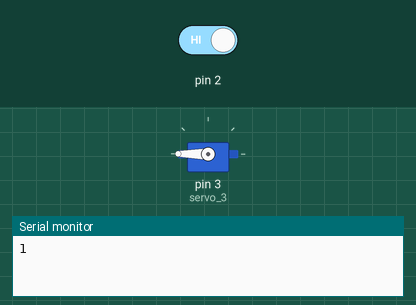
The sketch below on a simulated Arduino Uno, built with avr-gcc and run on an emulated ATmega328P. On the bench: servo, the last lines printed to the serial monitor. Inputs (shaded band) come from the test bench; at power-on: pin 2 HIGH.

Above: at 1.4 s.
1.5 s: pin 2 driven LOW
At 2.8 s:
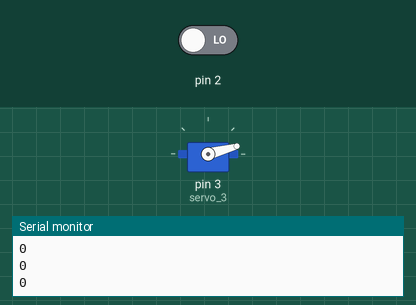
3.2 s: pin 2 driven HIGH
At 4.1 s:
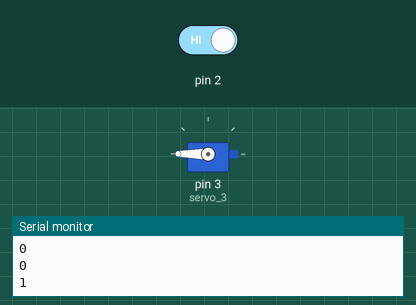
Timing chart, 0 to 6.2 s (numbered marks = the images above; inputs shaded):
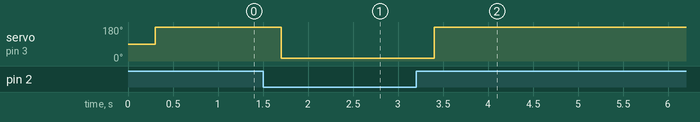

Measured:
- after the input at 1.5 s, servo on pin 3 (servo_3): 180° → 15° after 0.20 s
- after the input at 3.2 s, servo on pin 3 (servo_3): 15° → 180° after 0.20 s

The sketch:

RemoteLight.ino
```cpp
#include <Servo.h>


Servo servo_3;

void setup()
{
  pinMode(2, INPUT);
  servo_3.attach(3, 500, 2500);

  Serial.begin(9600);
  Serial.println(digitalRead(2));
  delay(200);
}

void loop()
{
  if (digitalRead(2) == 0) {
    delay(200);
    servo_3.write(15);
    Serial.println(digitalRead(2));
  }

  else{
    delay(100);
    servo_3.write(375);
  }
}
```
